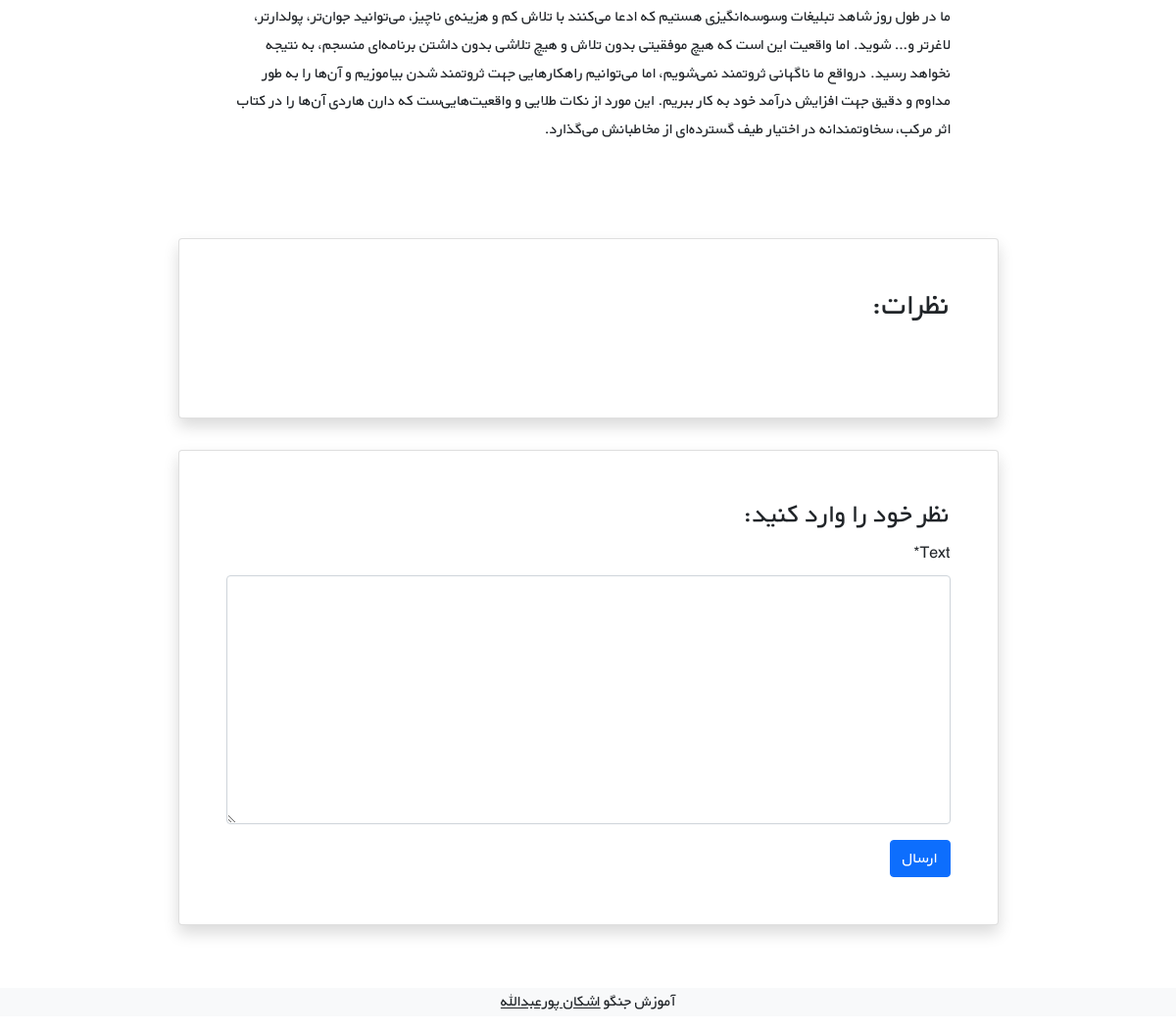
Before: /books/4/ (lower part) with the older database file.
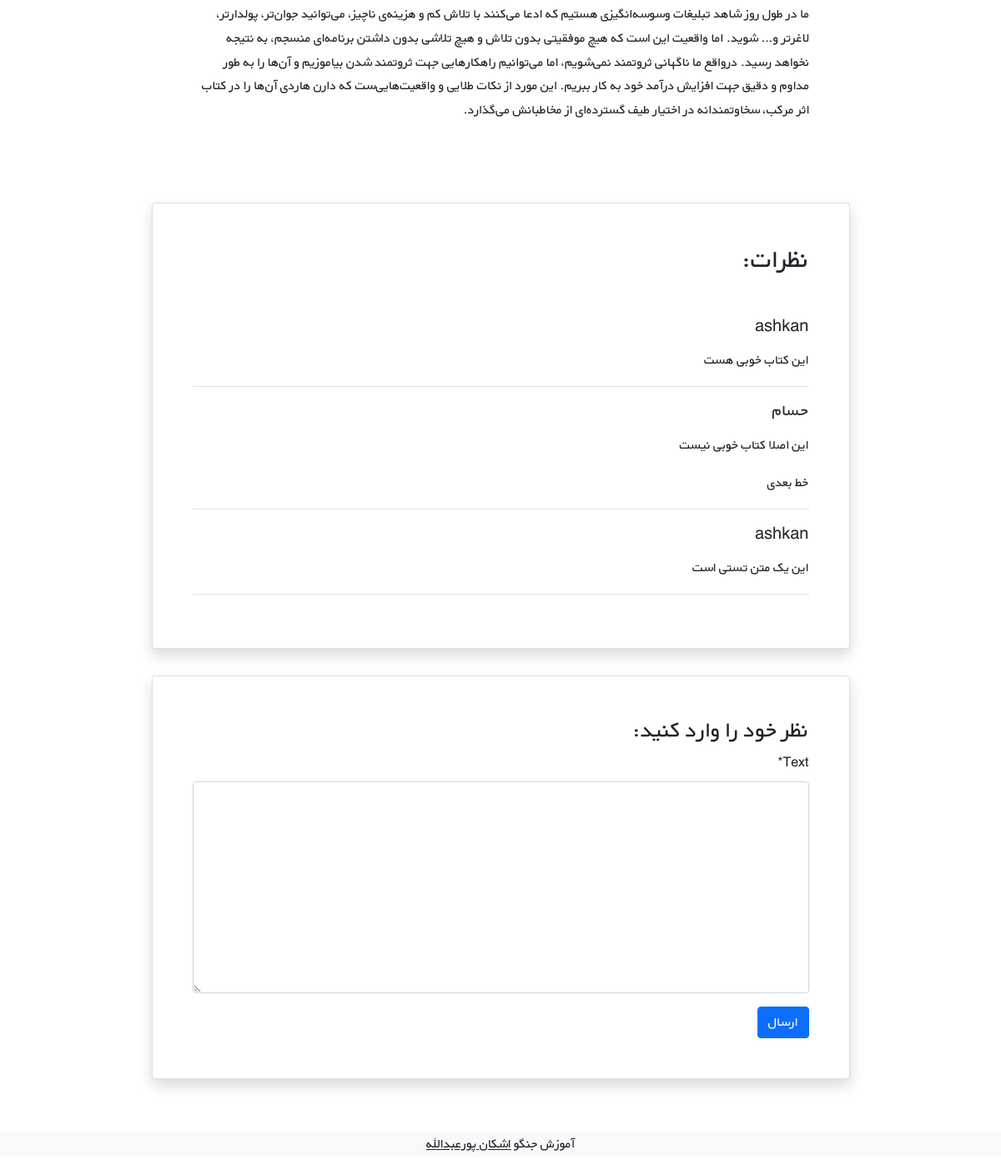
After: the same page with the newer database file.
### books/models.py (models this page shows, shortened)
class Comment(models.Model):
    user = models.ForeignKey(get_user_model(), on_delete=models.CASCADE)
    book = models.ForeignKey(Book, on_delete=models.CASCADE, related_name='comments')
    text = models.TextField()
    datetime_created = models.DateTimeField(auto_now_add=True)

### accounts/models.py (models this page shows)
class CustomUser(AbstractUser):
    age = models.PositiveIntegerField(null=True, blank=True)
    national_id = models.CharField(max_length=10)

### books/views.py (the view, shortened to what this page needs)
# urls.py: path('<int:pk>/', views.BookDetailView.as_view(), name='book_detail'),
class BookDetailView(generic.DetailView):
    model = Book
    template_name = "books/book_detail.html"
    context_object_name = 'book'
    def get_context_data(self, **kwargs):
        context = super().get_context_data(**kwargs)
        context['comments'] = self.object.comments.all()
        context['form'] = CommentForm()
        return context

### books/forms.py
class CommentForm(forms.ModelForm):
    class Meta:
        model = Comment
        fields = ('text',)

### books/templates/books/book_detail.html (shortened to what this page needs)
{% extends '_base.html' %}
{% load static %}
{% load crispy_forms_tags %}
{% block content %}
	<div class="container mt-5" dir="rtl">
    <div class="">
        <div class="">
            <div class="d-flex justify-content-center">
                <div class="my-3 p-5 w-sm-75 w-100">
                    {{ book.description|linebreaks }}
                </div>
            </div>
            <div class="d-flex justify-content-center">
                <div class="card shadow my-3 p-5 w-sm-75 w-100">
                    <h2 class="mb-5">نظرات:</h2>
                    {% for comment in comments %}
                        <div class="border-bottom mb-3">
                        <h5 class="mb-3">{{ comment.user.username }}</h5>
                        <p>{{ comment.text|linebreaks }}</p>
                    </div>
                    {% endfor %}
                </div>
            </div>
            <div class="d-flex justify-content-center">
                <div class="card shadow my-3 p-5 w-sm-75 w-100">
                    <h3>نظر خود را وارد کنید:</h3>
                    <form method="POST">
                        {{ form|crispy }}
                        <button type="submit" class="btn btn-primary">ارسال</button>
                    </form>
                </div>
            </div>
        </div>
    </div>
</div>
{% endblock %}

Changed rows visible on the page:
added Comment: user.username "ashkan", text "این کتاب خوبی هست"
added Comment: user.username "حسام", text "این اصلا کتاب خوبی نیست خط بعدی"
added Comment: user.username "ashkan", text "این یک متن تستی است"
